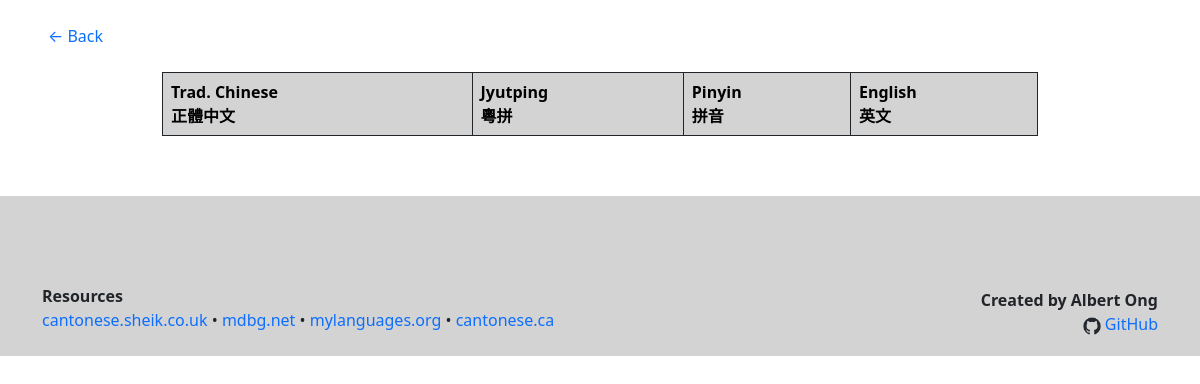
The app's page /pages/category.php, older data.
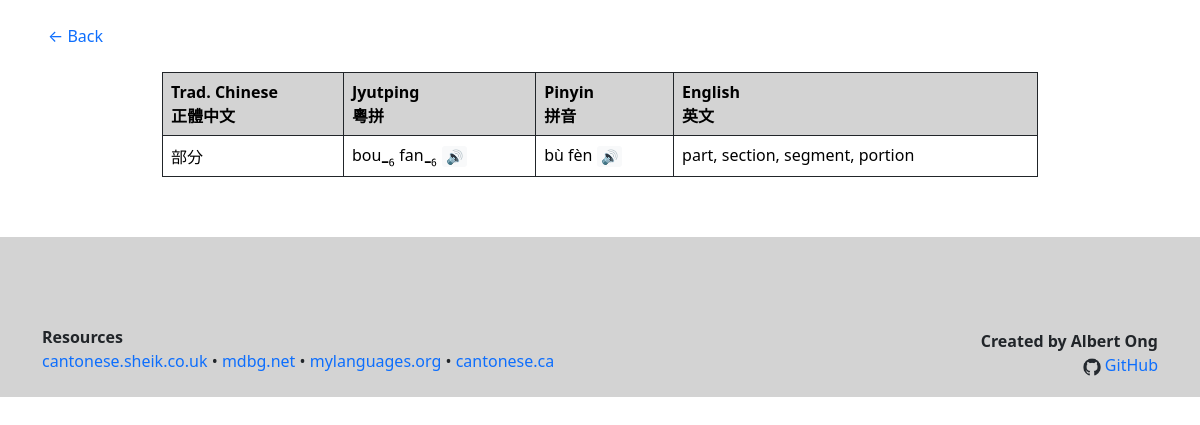
The same page, newer data.
### tables this page shows
CREATE TABLE "vocabulary" (
	"chinese"	TEXT NOT NULL,
	"chinese_variation"	TEXT,
	"jyutping"	TEXT NOT NULL,
	"pinyin"	TEXT NOT NULL,
	"english"	TEXT NOT NULL,
	"category"	TEXT NOT NULL,
	"subcategory"	TEXT,
	"subcategory2"	TEXT,
	"priority"	INTEGER,
	PRIMARY KEY("chinese","category","subcategory","subcategory2")
);

### pages/category.php (the view, shortened to what this page needs)
<?php
require_once '../includes/functions.php';
?>
<html>
<head>
<link href="https://cdn.jsdelivr.net/npm/bootstrap@5.0.2/dist/css/bootstrap.min.css" rel="stylesheet">
<link rel="stylesheet" href="../assets/custom.css">
</head>
<body>
<div class="mx-5 mt-4">
  <a href="homepage.php">← Back</a>
</div>
<?php
$db = new SQLite3('../database/database.db');
$category_name = $_GET["name"];
$category_parent = $_GET["parent"];
$category_parent2 = $_GET["parent2"];
$category_chinese_name = $_GET["chinese"];
$category_icon = $_GET["icon"];
if ($category_parent == NULL AND $category_parent2 == NULL) {
  $category = "'$category_name'";
  $subcategory = "NULL";
  $subcategory2 = "NULL";
}
echo
"<div class='container mt-3 w-75'>
  <h1>$category_icon $category_name $category_chinese_name</h1>
  <table class='table table-bordered border-dark text-black mt-4 mb-5'>
  <tr class='table-heading'>
    <th>Trad. Chinese<br>正體中文</th>
    <th>Jyutping<br>粵拼</th>
    <th>Pinyin<br>拼音 </th>
    <th>English<br>英文</th>
  </tr>";
if ($subcategory2 == "'States'") {
  $order = "priority ASC, english";
}
else {
  $order = "length(chinese), priority DESC, jyutping";
}
$query = "SELECT * FROM vocabulary
          WHERE category IS $category
          AND subcategory IS $subcategory
          AND subcategory2 IS $subcategory2
          ORDER BY $order";
$res = $db -> query($query);
while ($word = $res -> fetchArray()) {
  $chinese = $word[0];
  $chinese_variation = $word[1] != null ? "<br>" . $word[1] : null;
  $jyutping = formatJyutpingTones($word[2]);
  $pinyin = $word[3];
  $english = $word[4];
  $escapedChinese = htmlspecialchars($chinese, ENT_QUOTES);
  $cantoneseBtn = "<div>$jyutping
    <button class='btn btn-light btn-sm shadow-none p-0 px-1 border-0' onclick=\"playAudio('$escapedChinese', 'cantonese', this)\">🔊</button>
  </div>";
  $mandarinBtn = "<div>$pinyin
    <button class='btn btn-light btn-sm shadow-none p-0 px-1 border-0' onclick=\"playAudio('$escapedChinese', 'mandarin', this)\">🔊</button>
  </div>";
  echo "<tr>
          <td>$chinese$chinese_variation</td>
          <td>$cantoneseBtn</td>
          <td>$mandarinBtn</td>
          <td>$english</td>
        </tr>";
}
echo "</table></div>";
?>
<nav class="navbar navbar-expand-lg navbar-light bg-lightgray h-20 d-flex align-items-end" style="margin-top: 5%;">
  <div class="container">
    <div class="navbar-collapse">
      <ul class="list-unstyled">
      <li><strong>Resources</strong></li>
      <li>
         <a target="_blank" href="http://www.cantonese.sheik.co.uk/">cantonese.sheik.co.uk</a>
       • <a target="_blank" href="https://www.mdbg.net/chinese/dictionary">mdbg.net</a>
       • <a target="_blank" href="http://mylanguages.org/learn_cantonese.php">mylanguages.org</a>
       • <a target="_blank" href="https://cantonese.ca/">cantonese.ca</a>
      </li>
      </ul>
      <div class="ms-auto mb-2 text-end">
        <strong>Created by Albert Ong</strong><br>
        <img src="../assets/github_icon.png" height="18px">
        <a class="ml-5" target="_blank" href="https://github.com/Albert-C-Ong/Cantonese-Vocabulary-Table">GitHub</a>
      </div>
    </div>
  </div>
</nav>
</body>
</html>

### includes/functions.php
<?php
function formatJyutpingTones($jyutping) {
    $formatted_jyutping = "";
    $jyutping_words = explode(" ", $jyutping);
    foreach ($jyutping_words as $word) {
        $tone_number = $word[-1];
        $syllable = substr($word, 0, -1);
        if (is_numeric($tone_number)) {
            $formatted_jyutping .= "$syllable<img src='../assets/SVG/tone$tone_number.svg' height='22'> ";
        }
        else {
            $formatted_jyutping .= "$word ";
        }
    }
    return $formatted_jyutping;
}
?>

### assets/custom.css (style rules this page uses)
body { min-height: 100%; }
a { text-decoration: none; }
.bg-lightgray { background-color: lightgray; }
.h-20 { height: 20%; }
.table-heading { background-color: lightgray; }
.text-black { color: black; }

Row changes from the older to the newer data that the page shows:
added vocabulary: chinese "部分", jyutping "bou", jyutping "fan", pinyin "bù fèn", english "part, section, segment, portion"
